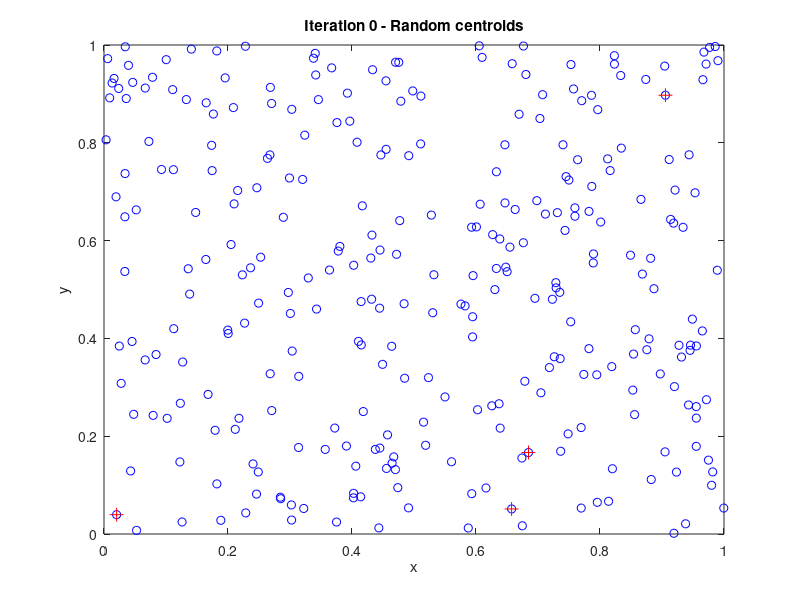

This chart was generated by the following MATLAB code: (Note: this script raises an error after producing the figure.)
clear all
close all
clc
 
 
% *************************************************************************
% *************************************************************************
 
% Data - Generate random 2-D points
% Define N, K, epsilon_thr
N = 300;
K = 4;
epsilon_thr = 0.005;
 
 
% Ns = [2, 3, 5] * 10;
% means = [0.5, 1, 1.5];
% stds = [0.3, 0.4, 0.5];
% N = sum(Ns);
% LEN = length(Ns);
% [x, y] = generatePoints(Ns, means, stds);
x = rand(1, N);
y = rand(1, N);
points = [x; y];
colors1 = ["green", "blue", "yellow", "magenta", "cyan", "black"];
colors2 = zeros(K, 3);
for k = 1 : K
    colors2(k, :) = [rand, rand, rand];
end
 
colors = [];
if K <= length(colors1)
    colors = colors1;
else
    colors = colors2;
end
 
 
 
% *************************************************************************
% *************************************************************************
 
% Algorithm's Initialization
min_x = min(x);
max_x = max(x);
min_y = min(y);
max_y = max(y);
% Initialize the centroids as some points of the dataset
z = floor(linspace(1, N, K));
centroids = zeros(2, K);
for k = 1 : K
    centroids(1, k) = points(1, z(k));
    centroids(2, k) = points(2, z(k));
end
 
figure();
plot(x, y, 'bo');
title("Iteration 0 - Random centroids");
xlabel("x");
ylabel("y");
hold on
plot(centroids(1, :), centroids(2, :), 'r+', 'MarkerSize', 10);
 
 
 
% *************************************************************************
% *************************************************************************
 
% Generate 2 useful matrices: 'distances' = K x N, where K = # of centroids
% and N = # of points, so each column 'j' contains the distance of j-th
% point with each of the k centroids
distances = zeros(K, N);
% And 'groups' = 1 x N, where each element is 1, 2, ..., or 'K' and shows
% to which group-centroid the element belongs
groups = zeros(1, N);
 
% First, I have to calculate the distances matrix between the existing
% centroids and the given random points
for n = 1 : N
    point = points(:, n);
    for k = 1 : K
        centroid = centroids(:, k);
        distances(k, n) = distance(centroid, point);
    end
    % After the completion of n-th column, I can determine the index of
    % centroid this item belongs to
    column = distances(:, n);
    [MIN, index] = min(column);
    groups(n) = index;
end
display('***********************************************************');
round = 0;
disp("        Iteration " + num2str(round));
centroids
size(centroids);
% disp("Centroids = " + mat2str(centroids));
display(' ');
display(' ');
groups;
 
 
 
 
 
 
% *************************************************************************
% *************************************************************************
 
% Iterations with for-loop
MAX_ROUND = 30;
initial_centroids = centroids;
epsilon = Inf;
round = 1;
 
while round <= MAX_ROUND && epsilon > epsilon_thr
    
    initial_centroids = centroids;
    centroids = zeros(2, K);
    display('***********************************************************');
    disp("        Iteration " + num2str(round));
    round;
    points_around_centroid = zeros(1, K);
    coord_around_centroid = zeros(2, K);
    % This vector will contain the indeces of points that belong to centroid 'k'
    % I have to find out the new centroids based on the 'groups' vector
    for n = 1 : N
        points_around_centroid(groups(n)) = points_around_centroid(groups(n)) + 1;
        coord_around_centroid(1, groups(n)) = coord_around_centroid(1, groups(n)) + points(1, n);
        coord_around_centroid(2, groups(n)) = coord_around_centroid(2, groups(n)) + points(2, n);
    end
    points_around_centroid;
    coord_around_centroid;
    % Now, my 2 vectors contain for each 'k': the sum of coordinates of the
    % points around this k-th centroid and the number of these points
    for k = 1 : K
        centroids(1, k) = coord_around_centroid(1, k) / points_around_centroid(k);
        centroids(2, k) = coord_around_centroid(2, k) / points_around_centroid(k);
    end
    centroids;
    % Maybe in some iterations a centroid has no corresponding points
    % around it, so:
    for k = 1 : K
        if isnan(centroids(1, k)) == 1 || isnan(centroids(2, k)) == 1
            disp("NaN for centroid " + num2str(k));
            centroids(1, k) = points(1, floor(N/2));
            centroids(2, k) = points(2, floor(N/2));
        end
    end
    centroids
    size(centroids);
    
    
    
   
    
    
    
    
    % Now, new centroids have determined - Update 'distances', 'groups'
    for n = 1 : N
        point = points(:, n);
        for k = 1 : K
            centroid = centroids(:, k);
            distances(k, n) = distance(centroid, point);
        end
        column = distances(:, n);
        [MIN, index] = min(column);
        groups(n) = index;
    end
    
    
    
    
    
    figure();
    for n = 1 : N
        cluster_k = groups(n);
        if K <= length(colors1)
            plot(points(1, n), points(2, n), 'o', 'Color', colors1(cluster_k));
        else
            plot(points(1, n), points(2, n), 'o', 'Color', colors2(cluster_k, :));
        end
        hold on
    end
    plot(centroids(1, :), centroids(2, :),  'r+', 'MarkerSize', 10);
    hold on
    voronoi(centroids(1, :), centroids(2, :));
    title("Iteration " + num2str(round));
    epsilon = error(initial_centroids, centroids)
    round = round + 1;
    % disp("Centroids = " + mat2str(centroids));
    display('***********************************************************');
    display(' ');
    display(' ');
    
end
 
 

 
 
 
 
 
 
% *************************************************************************
% *************************************************************************
 
% Auxiliary Functions
function plot_spots(x, y, TITLE)
    figure();
    plot(x, y, 'bo');
    title(TITLE);
    xlabel("x");
    ylabel("y");
end
 
function [x, y] = generatePoints(Ns, means, stds)
    if length(Ns) ~= length(means) || length(Ns) ~= length(stds) || length(means) ~= length(stds)
        x = linspace(0, 3, 4);
        y = linspace(0, 3, 4);
        display('Error');
    end
    x = [];
    y = [];
    for i = 1 : length(Ns)
        temp_x = rand(1, Ns(i)) * stds(i) + means(i);
        temp_y = rand(1, Ns(i)) * stds(i) + means(i);
        x = [x temp_x];
        y = [y temp_y];
    end
end
 
 
function d = distance(p1, p2)
    % p1 = [2 3]'    p2 = [1 4]'
    d = sqrt((p1(1) - p2(1))^2 + (p1(2) - p2(2))^2);
end
 
function epsilon = error(a, b)
    % a, b = 2 x K
    epsilon = norm(a - b);
end